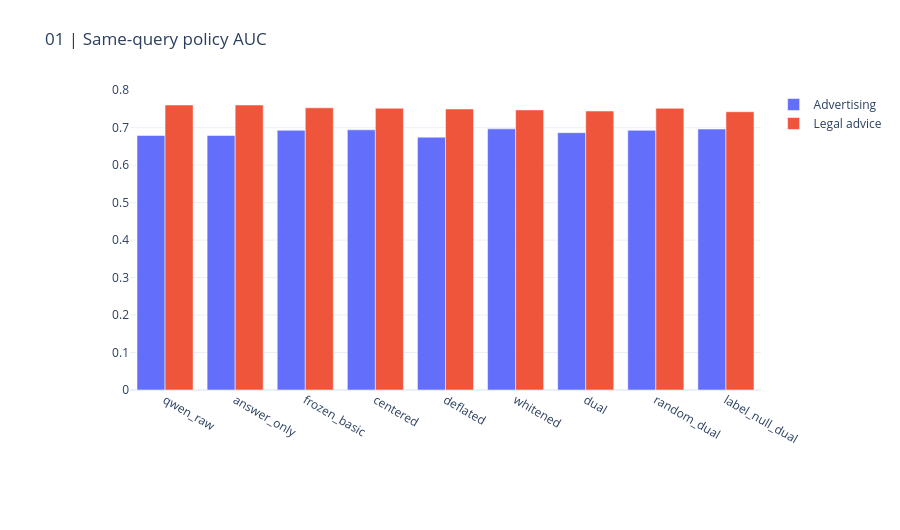
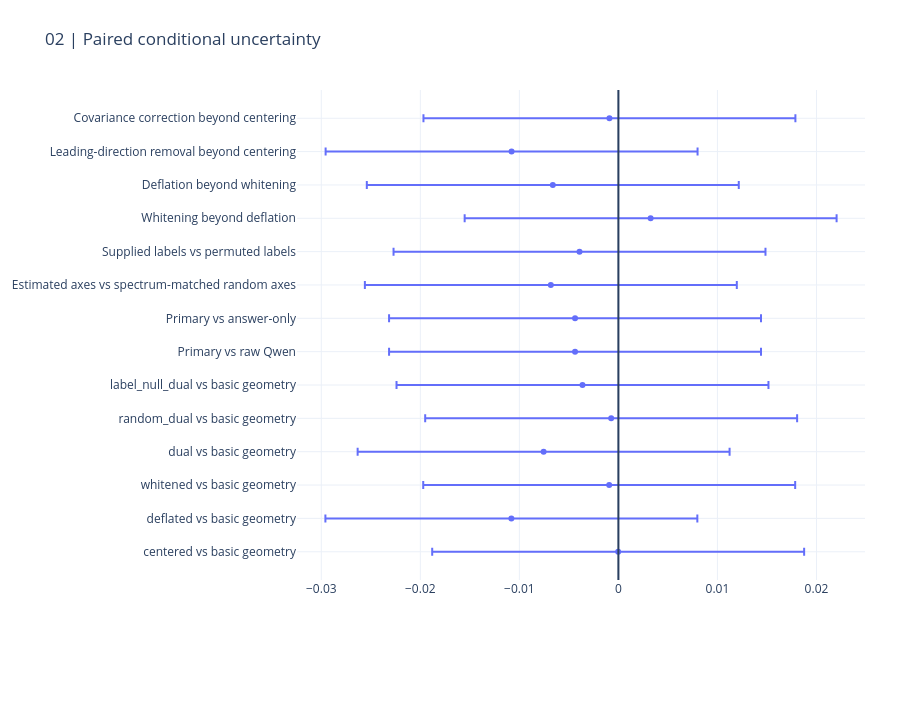

Notebook cell for these charts, in order:
### Markdown cell above
## 3. Policy performance and uncertainty

Both policies matter; a mean can conceal regressions. Bands cover the predeclared comparisons in this round conditional on fixed predictions, not every adaptive experiment in the project or model-refit variability.

### Code cell
display(pd.DataFrame(result["metrics"]))
CHARTS[0].show(renderer="plotly_mimetype")
CHARTS[1].show(renderer="plotly_mimetype")

### Figure 1 — Plotly figure (JSON) as saved in the notebook; plotly's stock layout.template omitted (floating-point values rounded to 4 significant figures)
{"data": [{"name": "Advertising", "type": "bar", "x": ["qwen_raw", "answer_only", "frozen_basic", "centered", "deflated", "whitened", "dual", "random_dual", "label_null_dual"], "y": [0.6793, 0.6793, 0.6931, 0.6942, 0.6747, 0.6968, 0.6866, 0.6929, 0.6963]}, {"name": "Legal advice", "type": "bar", "x": ["qwen_raw", "answer_only", "frozen_basic", "centered", "deflated", "whitened", "dual", "random_dual", "label_null_dual"], "y": [0.7605, 0.7605, 0.753, 0.7519, 0.7499, 0.7475, 0.7444, 0.7517, 0.7426]}], "layout": {"barmode": "group", "height": 530, "margin": {"b": 140, "l": 130, "r": 35, "t": 90}, "title": {"text": "01 | Same-query policy AUC"}, "xaxis": {"automargin": true}, "yaxis": {"automargin": true}}}

### Figure 2 — Plotly figure (JSON) as saved in the notebook; plotly's stock layout.template omitted (floating-point values rounded to 4 significant figures)
{"data": [{"error_x": {"array": [0.01878, 0.01878, 0.01878, 0.01878, 0.01878, 0.01878, 0.01878, 0.01878, 0.01878, 0.01878, 0.01878, 0.01878, 0.01878, 0.01878]}, "mode": "markers", "type": "scatter", "x": [-2.248e-05, -0.01081, -0.0009278, -0.007551, -0.0007302, -0.003625, -0.004377, -0.004377, -0.006821, -0.003926, 0.003255, -0.006624, -0.01078, -0.0009053], "y": ["centered vs basic geometry", "deflated vs basic geometry", "whitened vs basic geometry", "dual vs basic geometry", "random_dual vs basic geometry", "label_null_dual vs basic geometry", "Primary vs raw Qwen", "Primary vs answer-only", "Estimated axes vs spectrum-matched random axes", "Supplied labels vs permuted labels", "Whitening beyond deflation", "Deflation beyond whitening", "Leading-direction removal beyond centering", "Covariance correction beyond centering"]}], "layout": {"height": 720, "margin": {"b": 140, "l": 130, "r": 35, "t": 90}, "shapes": [{"type": "line", "x0": 0, "x1": 0, "xref": "x", "y0": 0, "y1": 1, "yref": "y domain"}], "title": {"text": "02 | Paired conditional uncertainty"}, "xaxis": {"automargin": true}, "yaxis": {"automargin": true}}}
